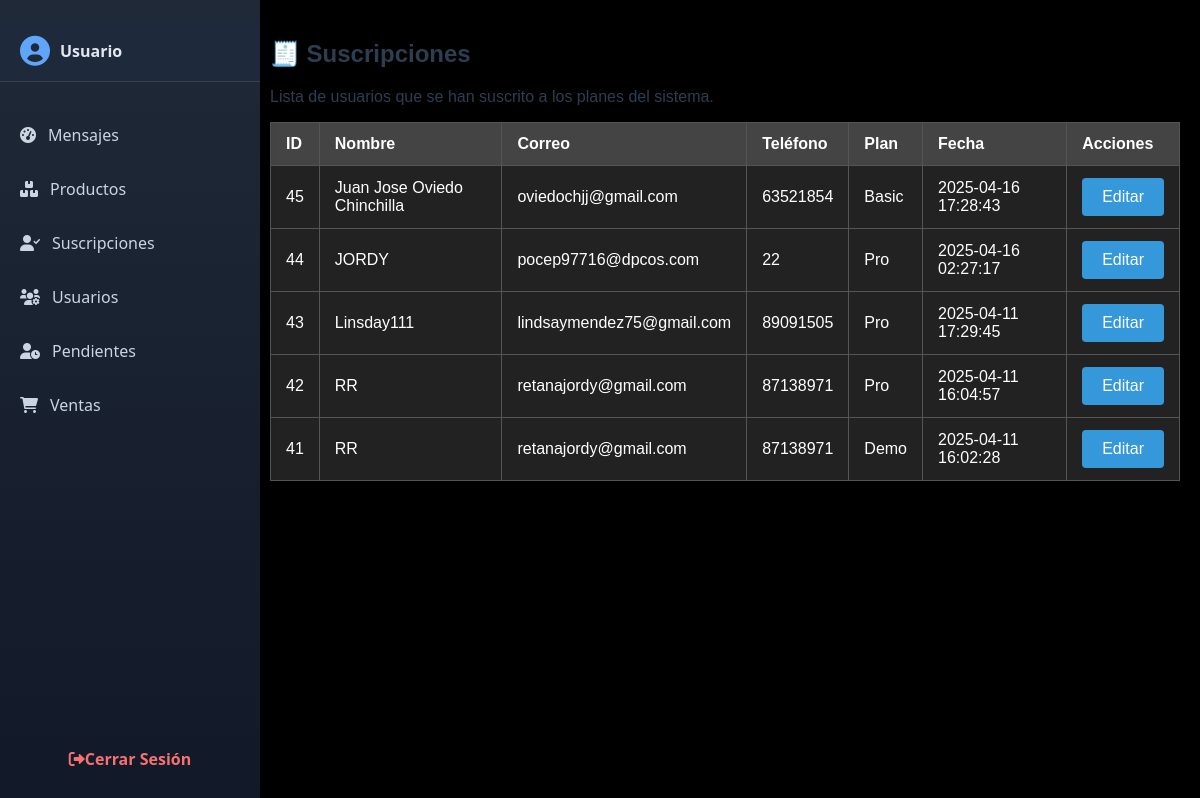
The page /FINAL/dashboard/sections/suscripciones.php on the database its author committed.
### tables this page shows
CREATE TABLE `suscripciones` (
  `id` int(11) NOT NULL,
  `nombre` varchar(100) NOT NULL,
  `correo` varchar(100) NOT NULL,
  `telefono` varchar(20) DEFAULT NULL,
  `plan` varchar(20) NOT NULL,
  `fecha_suscripcion` datetime DEFAULT current_timestamp()
);

### FINAL/dashboard/sections/suscripciones.php (the view, shortened to what this page needs)
<?php
$conn = getDBConnection();
$resultado = $conn->query("SELECT * FROM suscripciones ORDER BY fecha_suscripcion DESC");
require_once 'C:/xampp/htdocs/FINAL/dashboard/includes/header.php';
require_once 'C:/xampp/htdocs/FINAL/dashboard/includes/sidebar.php';
?>
<div class="main-content">
    <h2 class="mb-4">🧾 Suscripciones</h2>
    <p>Lista de usuarios que se han suscrito a los planes del sistema.</p>
    <div class="table-responsive bg-dark text-white p-3 rounded shadow">
        <table class="table table-dark table-striped table-bordered">
            <thead>
                <tr>
                    <th>ID</th>
                    <th>Nombre</th>
                    <th>Correo</th>
                    <th>Teléfono</th>
                    <th>Plan</th>
                    <th>Fecha</th>
                    <th>Acciones</th>
                </tr>
            </thead>
            <tbody>
                <?php while ($fila = $resultado->fetch_assoc()): ?>
                    <tr>
                        <td><?= $fila['id'] ?></td>
                        <td><?= htmlspecialchars($fila['nombre']) ?></td>
                        <td><?= htmlspecialchars($fila['correo']) ?></td>
                        <td><?= htmlspecialchars($fila['telefono']) ?></td>
                        <td><span class="badge bg-info text-dark"><?= $fila['plan'] ?></span></td>
                        <td><?= $fila['fecha_suscripcion'] ?></td>
                        <td>
                            <button class="btn btn-sm btn-primary" data-bs-toggle="modal" data-bs-target="#editarModal<?= $fila['id'] ?>">Editar</button>
                        </td>
                    </tr>
                <?php endwhile; ?>
            </tbody>
        </table>
    </div>
</div>
<?php
require_once 'C:/xampp/htdocs/FINAL/dashboard/includes/footer.php';
?>

### FINAL/dashboard/assets/css/styles.css (style rules this page uses)
body { background-color: #121212; color: #fff; font-family: 'Arial', sans-serif; margin: 0; padding: 0; }
.main-content { margin-left: 250px; padding: 20px; background-color: #000000; min-height: 100vh; transition: all 0.3s ease; color: #2c3e50; }
.btn { background: #3498db; color: white; border: none; padding: 10px 20px; border-radius: 4px; cursor: pointer; font-size: 16px; }
table { width: 100%; border-collapse: collapse; margin-top: 20px; }
table th, table td { padding: 12px 15px; text-align: left; border: 1px solid #555; color: #fff; }
table th { background-color: #444; }
table td { background-color: #222; }
table { width: 100%; border-collapse: collapse; margin-top: 10px; }
th, td { padding: 10px; border: 1px solid #444; text-align: left; }
th { background: #222; color: #00e0ff; }
td { background: #111; }

### rows shown on the page
suscripciones: id "45", nombre "Juan Jose Oviedo Chinchilla", correo "oviedochjj@gmail.com", telefono "63521854", plan "Basic", fecha_suscripcion "2025-04-16 17:28:43"
suscripciones: id "44", nombre "JORDY", correo "pocep97716@dpcos.com", telefono "22", plan "Pro", fecha_suscripcion "2025-04-16 02:27:17"
suscripciones: id "43", nombre "Linsday111", correo "lindsaymendez75@gmail.com", telefono "89091505", plan "Pro", fecha_suscripcion "2025-04-11 17:29:45"
suscripciones: id "42", nombre "RR", correo "retanajordy@gmail.com", telefono "87138971", plan "Pro", fecha_suscripcion "2025-04-11 16:04:57"
suscripciones: id "41", nombre "RR", correo "retanajordy@gmail.com", telefono "87138971", plan "Demo", fecha_suscripcion "2025-04-11 16:02:28"

### other values the page prints
$current_user "Usuario"
